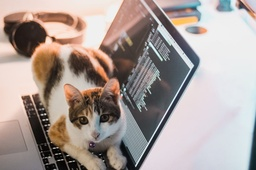
#> input picture images/cat.jpg, 256 x 170 px, shrunk from 1598 x 1064 before the run
$ python Lab_3_Tasks_3_4_5_Final.py
#> lines starting #> are read from the running program, lines starting #| are printed output that depends on the picture
import numpy as np
import cv2


def gauss(x, y, sigma, a, b):
    two_sigma_squared = 2 * sigma * sigma
    return np.exp(-((x - a) ** 2 + (y - b) ** 2) / two_sigma_squared) / (np.pi * two_sigma_squared)


def generate_kernel(kernel_size, std_deviation):
    kernel = np.zeros((kernel_size, kernel_size))
    a = b = kernel_size // 2  # математическое ожидание двумерной случайной величины

    # Строим матрицу свёртки
    for y in range(kernel_size):
        for x in range(kernel_size):
            kernel[y, x] = gauss(x, y, std_deviation, a, b)

    return kernel


def gaussian_blur(img, kernel_size, std_deviation):
    kernel = generate_kernel(kernel_size, std_deviation)
    print(kernel)
    print(np.sum(kernel))

    kernel /= np.sum(kernel)  # нормируем матрицу
    print(kernel)
    print(np.sum(kernel))

    # Проходим через внутренние пиксели изображения и выполняем операцию свёртки.
    # Каждый стоящий рядом пиксель изображения умножается на соответствующее значение в ядре,
    # а затем все результаты суммируются и записываются в пиксель размытого изображения.
    blurred = img.copy()
    h, w = img.shape[:2]
    half_kernel_size = int(kernel_size // 2)
    for y in range(half_kernel_size, h - half_kernel_size):
        for x in range(half_kernel_size, w - half_kernel_size):
            # Операция свёртки
            val = 0
            for k in range(-(kernel_size // 2), kernel_size // 2 + 1):
                for l in range(-(kernel_size // 2), kernel_size // 2 + 1):
                    val += img[y + k, x + l] * kernel[k + half_kernel_size, l + half_kernel_size]
            blurred[y, x] = val

    return blurred


kernel_size = 15
std_deviation = 5

folder = '../images/'

# img = cv2.imread(folder + 'seaglass.webp')
img = cv2.imread(folder + 'cat.jpg')
#> img is the input picture: shape (170, 256, 3); mean B, G, R 152.8, 157.3, 169
img = cv2.resize(img, [i // 3 for i in img.shape[1::-1]])
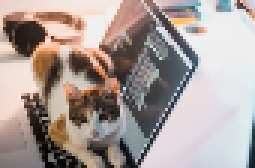
#> img: shape (56, 85, 3) (shown 3 times larger); mean B, G, R 152.7, 157.2, 168.9
# img = cv2.cvtColor(img, cv2.COLOR_BGR2GRAY)

if kernel_size % 2 == 0:
    print('Размер матрицы ядра должен быть нечётный')
    exit(1)

if img.ndim == 2:
    img_blur_mine = gaussian_blur(img, kernel_size, std_deviation)
else:
    img_blur_mine = np.empty_like(img)
    channels = img.shape[2]
#> channels = 3
    for i in range(channels):
        img_blur_mine[:, :, i] = gaussian_blur(img[:, :, i], kernel_size, std_deviation)
#> this loop made 3 passes
#> pass 1, in gaussian_blur, `blurred = img.copy()`:
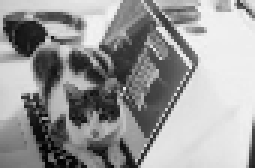
#> blurred: shape (56, 85) (shown 3 times larger); min 1, max 244, mean 152.7
#> pass 2, in gaussian_blur (call 2), `blurred = img.copy()`:
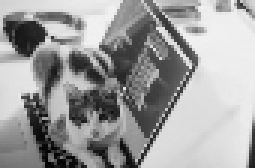
#> blurred: shape (56, 85) (shown 3 times larger); min 2, max 242, mean 157.2
#> pass 3, in gaussian_blur (call 3), `blurred = img.copy()`:
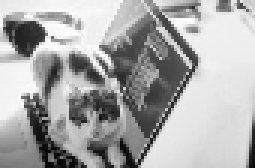
#> blurred: shape (56, 85) (shown 3 times larger); min 4, max 255, mean 168.9
#> after the loop:
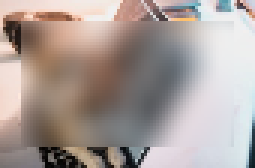
#> img_blur_mine: shape (56, 85, 3) (shown 3 times larger); mean B, G, R 152.9, 157.4, 169.1

img_blur_lib = cv2.GaussianBlur(img, (kernel_size, kernel_size), std_deviation)
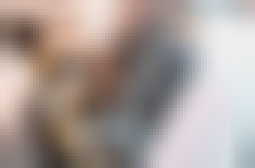
#> img_blur_lib: shape (56, 85, 3) (shown 3 times larger); mean B, G, R 152.6, 157.2, 169

cv2.imshow('Original', img)
cv2.imshow(f'Blurred (kernel_size={kernel_size}, std_deviation={std_deviation})', img_blur_mine)
cv2.imshow('Blurred by library', img_blur_lib)

# cv2.imwrite(f'blur_{kernel_size}_{std_deviation}.jpg', img_blur_mine)

cv2.waitKey(0)
cv2.destroyAllWindows()

$ run again, with Lab_3/cpp/Release/seaglass.webp saved as images/cat.jpg
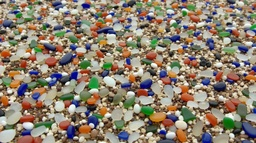
#> input picture Lab_3/cpp/Release/seaglass.webp, 256 x 143 px, shrunk from 1920 x 1072 before the run
#> img is the input picture: shape (143, 256, 3); mean B, G, R 111.2, 128.5, 141.2
#> img: shape (47, 85, 3)
#> after the loop `for i in range(channels):`:
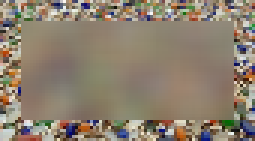
#> img_blur_mine: shape (47, 85, 3) (shown 3 times larger); mean B, G, R 111.1, 128.2, 140.8
#> `img_blur_lib = cv2.GaussianBlur(img, (kernel_size, kernel_size), std_d..`:
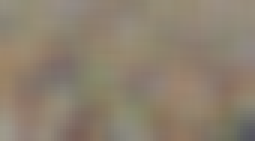
#> img_blur_lib: shape (47, 85, 3) (shown 3 times larger); mean B, G, R 110.9, 128.2, 140.8

$ run again, with images/desert.bmp saved as images/cat.jpg
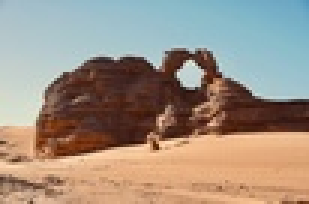
#> input picture images/desert.bmp, 103 x 68 px, shrunk from 640 x 427 before the run (shown 3 times larger)
#> img is the input picture: shape (68, 103, 3); mean B, G, R 131.5, 145, 158.8
#> img: shape (22, 34, 3)
#> after the loop `for i in range(channels):`:
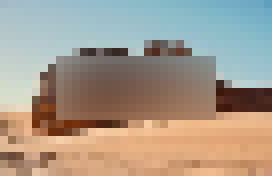
#> img_blur_mine: shape (22, 34, 3) (shown 8 times larger); mean B, G, R 140.1, 154.1, 166
#> `img_blur_lib = cv2.GaussianBlur(img, (kernel_size, kernel_size), std_d..`:
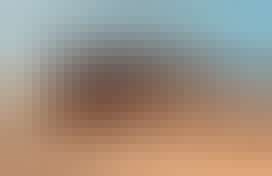
#> img_blur_lib: shape (22, 34, 3) (shown 8 times larger); mean B, G, R 131, 144.8, 158.9
